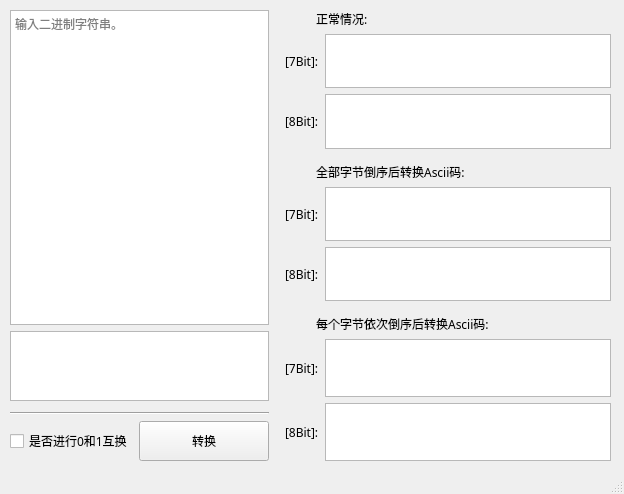
<?xml version="1.0" encoding="UTF-8"?>
<ui version="4.0">
 <class>MainWindow</class>
 <widget class="QMainWindow" name="MainWindow">
  <property name="geometry">
   <rect>
    <x>0</x>
    <y>0</y>
    <width>624</width>
    <height>494</height>
   </rect>
  </property>
  <property name="font">
   <font>
    <family>微软雅黑</family>
   </font>
  </property>
  <property name="contextMenuPolicy">
   <enum>Qt::DefaultContextMenu</enum>
  </property>
  <property name="windowTitle">
   <string>Binary转换Ascii工具   作者:Byxs20</string>
  </property>
  <widget class="QWidget" name="centralwidget">
   <widget class="QWidget" name="layoutWidget">
    <property name="geometry">
     <rect>
      <x>10</x>
      <y>10</y>
      <width>601</width>
      <height>451</height>
     </rect>
    </property>
    <layout class="QVBoxLayout" name="verticalLayout_7">
     <item>
      <layout class="QHBoxLayout" name="horizontalLayout_7" stretch="2,0,3">
       <item>
        <layout class="QVBoxLayout" name="verticalLayout_3" stretch="11,2,0,0,1">
         <item>
          <widget class="MyQPlanTextEdit" name="plainTextEdit">
           <property name="font">
            <font>
             <family>微软雅黑</family>
            </font>
           </property>
           <property name="placeholderText">
            <string>输入二进制字符串。</string>
           </property>
          </widget>
         </item>
         <item>
          <widget class="QPlainTextEdit" name="plainTextEdit_8">
           <property name="readOnly">
            <bool>true</bool>
           </property>
          </widget>
         </item>
         <item>
          <spacer name="verticalSpacer_3">
           <property name="orientation">
            <enum>Qt::Vertical</enum>
           </property>
           <property name="sizeHint" stdset="0">
            <size>
             <width>20</width>
             <height>5</height>
            </size>
           </property>
          </spacer>
         </item>
         <item>
          <widget class="Line" name="line">
           <property name="orientation">
            <enum>Qt::Horizontal</enum>
           </property>
          </widget>
         </item>
         <item>
          <layout class="QHBoxLayout" name="horizontalLayout_9">
           <item>
            <widget class="QCheckBox" name="checkBox">
             <property name="sizePolicy">
              <sizepolicy hsizetype="Maximum" vsizetype="Fixed">
               <horstretch>0</horstretch>
               <verstretch>0</verstretch>
              </sizepolicy>
             </property>
             <property name="text">
              <string>是否进行0和1互换</string>
             </property>
            </widget>
           </item>
           <item>
            <widget class="QPushButton" name="pushButton">
             <property name="sizePolicy">
              <sizepolicy hsizetype="Maximum" vsizetype="Fixed">
               <horstretch>0</horstretch>
               <verstretch>0</verstretch>
              </sizepolicy>
             </property>
             <property name="minimumSize">
              <size>
               <width>130</width>
               <height>40</height>
              </size>
             </property>
             <property name="text">
              <string>转换</string>
             </property>
            </widget>
           </item>
          </layout>
         </item>
        </layout>
       </item>
       <item>
        <spacer name="horizontalSpacer">
         <property name="orientation">
          <enum>Qt::Horizontal</enum>
         </property>
         <property name="sizeType">
          <enum>QSizePolicy::Maximum</enum>
         </property>
         <property name="sizeHint" stdset="0">
          <size>
           <width>10</width>
           <height>20</height>
          </size>
         </property>
        </spacer>
       </item>
       <item>
        <layout class="QVBoxLayout" name="verticalLayout_6">
         <item>
          <layout class="QVBoxLayout" name="verticalLayout_4">
           <item>
            <widget class="QLabel" name="label_7">
             <property name="text">
              <string>          正常情况:</string>
             </property>
            </widget>
           </item>
           <item>
            <layout class="QHBoxLayout" name="horizontalLayout">
             <item>
              <widget class="QLabel" name="label">
               <property name="text">
                <string>[7Bit]:</string>
               </property>
              </widget>
             </item>
             <item>
              <widget class="QPlainTextEdit" name="plainTextEdit_2"/>
             </item>
            </layout>
           </item>
           <item>
            <layout class="QHBoxLayout" name="horizontalLayout_2">
             <item>
              <widget class="QLabel" name="label_2">
               <property name="text">
                <string>[8Bit]:</string>
               </property>
              </widget>
             </item>
             <item>
              <widget class="QPlainTextEdit" name="plainTextEdit_3"/>
             </item>
            </layout>
           </item>
           <item>
            <spacer name="verticalSpacer_2">
             <property name="orientation">
              <enum>Qt::Vertical</enum>
             </property>
             <property name="sizeType">
              <enum>QSizePolicy::Minimum</enum>
             </property>
             <property name="sizeHint" stdset="0">
              <size>
               <width>20</width>
               <height>8</height>
              </size>
             </property>
            </spacer>
           </item>
          </layout>
         </item>
         <item>
          <layout class="QVBoxLayout" name="verticalLayout">
           <item>
            <widget class="QLabel" name="label_8">
             <property name="text">
              <string>          全部字节倒序后转换Ascii码:</string>
             </property>
            </widget>
           </item>
           <item>
            <layout class="QHBoxLayout" name="horizontalLayout_3">
             <item>
              <widget class="QLabel" name="label_4">
               <property name="text">
                <string>[7Bit]:</string>
               </property>
              </widget>
             </item>
             <item>
              <widget class="QPlainTextEdit" name="plainTextEdit_4"/>
             </item>
            </layout>
           </item>
           <item>
            <layout class="QHBoxLayout" name="horizontalLayout_4">
             <item>
              <widget class="QLabel" name="label_3">
               <property name="text">
                <string>[8Bit]:</string>
               </property>
              </widget>
             </item>
             <item>
              <widget class="QPlainTextEdit" name="plainTextEdit_5"/>
             </item>
            </layout>
           </item>
           <item>
            <spacer name="verticalSpacer">
             <property name="orientation">
              <enum>Qt::Vertical</enum>
             </property>
             <property name="sizeType">
              <enum>QSizePolicy::Minimum</enum>
             </property>
             <property name="sizeHint" stdset="0">
              <size>
               <width>20</width>
               <height>8</height>
              </size>
             </property>
            </spacer>
           </item>
          </layout>
         </item>
         <item>
          <layout class="QVBoxLayout" name="verticalLayout_5">
           <item>
            <widget class="QLabel" name="label_9">
             <property name="text">
              <string>          每个字节依次倒序后转换Ascii码:</string>
             </property>
            </widget>
           </item>
           <item>
            <layout class="QHBoxLayout" name="horizontalLayout_5">
             <item>
              <widget class="QLabel" name="label_6">
               <property name="text">
                <string>[7Bit]:</string>
               </property>
              </widget>
             </item>
             <item>
              <widget class="QPlainTextEdit" name="plainTextEdit_6"/>
             </item>
            </layout>
           </item>
           <item>
            <layout class="QHBoxLayout" name="horizontalLayout_6">
             <item>
              <widget class="QLabel" name="label_5">
               <property name="text">
                <string>[8Bit]:</string>
               </property>
              </widget>
             </item>
             <item>
              <widget class="QPlainTextEdit" name="plainTextEdit_7"/>
             </item>
            </layout>
           </item>
          </layout>
         </item>
        </layout>
       </item>
      </layout>
     </item>
    </layout>
   </widget>
  </widget>
  <widget class="QStatusBar" name="statusbar"/>
 </widget>
 <customwidgets>
  <customwidget>
   <class>MyQPlanTextEdit</class>
   <extends>QPlainTextEdit</extends>
   <header>myqplantextedit.h</header>
  </customwidget>
 </customwidgets>
 <resources/>
 <connections/>
</ui>
